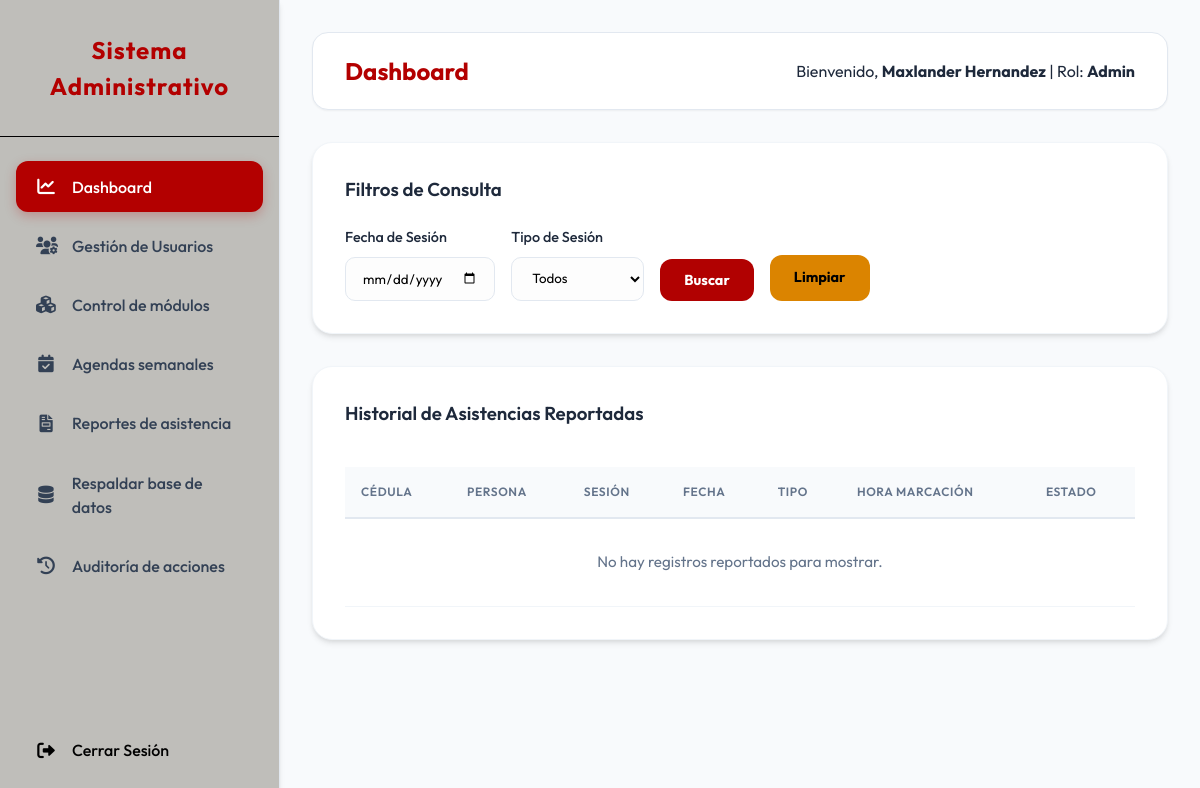
The page /visualizador/dashboard.php (signed in) on the database as committed earlier.
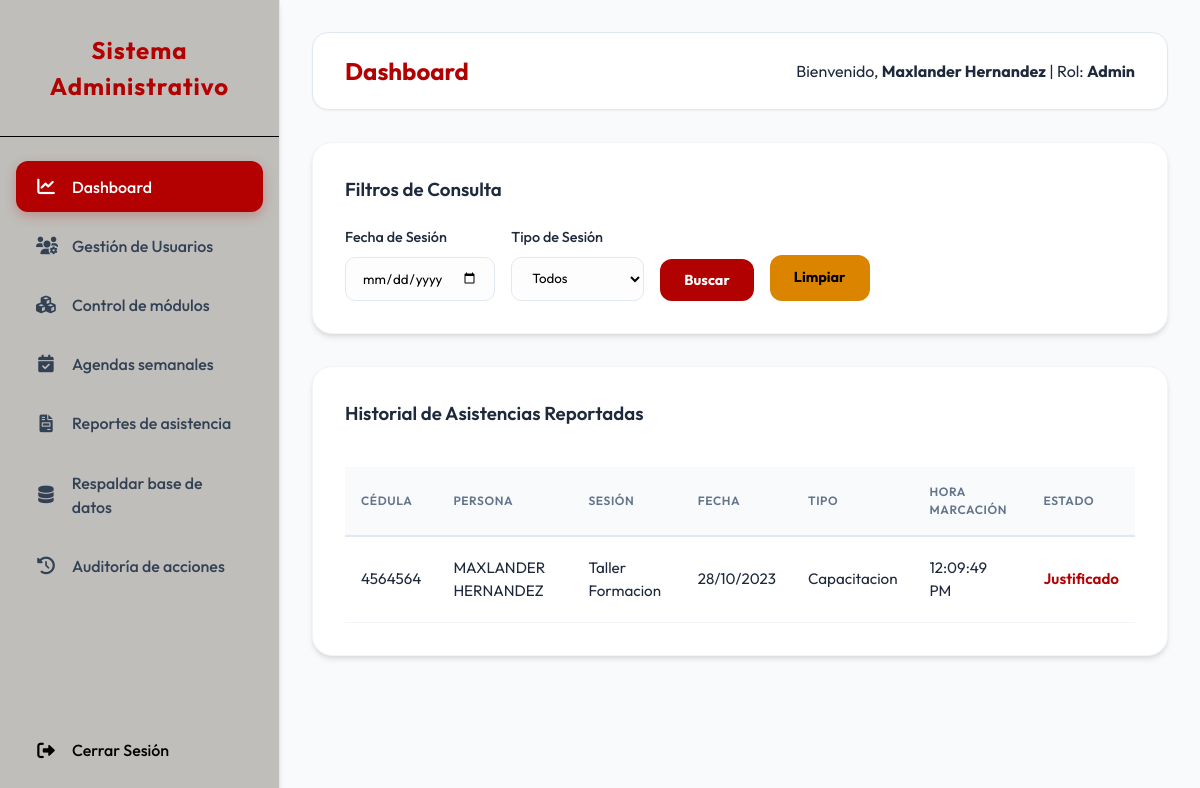
The same page on the database as committed later.
### tables this page shows
CREATE TABLE `registro_asistencia` (
  `ID_REGISTRO` int(11) NOT NULL AUTO_INCREMENT,
  `ID_PERSONAS` int(11) NOT NULL,
  `ID_SESIONES` int(11) NOT NULL,
  `MARCACION` timestamp NOT NULL DEFAULT current_timestamp(),
  `ESTADO` varchar(50) DEFAULT 'Presente',
  `METODO` varchar(50) DEFAULT 'Manual',
  PRIMARY KEY (`ID_REGISTRO`),
  KEY `ID_PERSONAS` (`ID_PERSONAS`),
  KEY `ID_SESIONES` (`ID_SESIONES`),
  CONSTRAINT `registro_asistencia_ibfk_1` FOREIGN KEY (`ID_PERSONAS`) REFERENCES `personas` (`ID_PERSONAS`) ON DELETE CASCADE,
  CONSTRAINT `registro_asistencia_ibfk_2` FOREIGN KEY (`ID_SESIONES`) REFERENCES `sesiones` (`ID_SESION`) ON DELETE CASCADE
);

CREATE TABLE `personas` (
  `ID_PERSONAS` int(11) NOT NULL AUTO_INCREMENT,
  `CEDULAS` varchar(20) NOT NULL,
  `NOMBRES` varchar(100) NOT NULL,
  `APELLIDOS` varchar(100) NOT NULL,
  `ACTIVO` tinyint(1) DEFAULT 1,
  `CREADO_EN` timestamp NOT NULL DEFAULT current_timestamp(),
  PRIMARY KEY (`ID_PERSONAS`),
  UNIQUE KEY `CEDULAS` (`CEDULAS`)
);

CREATE TABLE `sesiones` (
  `ID_SESION` int(11) NOT NULL AUTO_INCREMENT,
  `TITULO` varchar(255) NOT NULL,
  `FECHA` date NOT NULL,
  `HORA_INICIO` time NOT NULL,
  `TIPO` varchar(50) NOT NULL,
  PRIMARY KEY (`ID_SESION`)
);

### visualizador/dashboard.php (the view, shortened to what this page needs)
<?php
require_once __DIR__ . '/../includes/layout_header.php';
require_once __DIR__ . '/../config/database.php';
$fecha = $_GET['fecha'] ?? '';
$query = "SELECT R.*, P.NOMBRES, P.APELLIDOS, P.CEDULAS, S.TITULO, S.FECHA, S.TIPO
          FROM REGISTRO_ASISTENCIA R
          JOIN PERSONAS P ON R.ID_PERSONAS = P.ID_PERSONAS
          JOIN SESIONES S ON R.ID_SESIONES = S.ID_SESION
          WHERE 1=1";
$params = [];
$query .= " ORDER BY R.MARCACION DESC";
$stmt = $pdo->prepare($query);
$stmt->execute($params);
$asistencias = $stmt->fetchAll();
?>
<div class="card">
    <h3>Filtros de Consulta</h3>
    <form method="GET" style="margin-top: 1rem; display: flex; gap: 1rem; align-items: flex-end;">
        <div class="form-group" style="margin-bottom: 0;">
            <label>Fecha de Sesión</label>
            <input type="date" name="fecha" value="<?php echo $fecha; ?>">
        </div>
        <div class="form-group" style="margin-bottom: 0;">
            <label>Tipo de Sesión</label>
            <select name="tipo">
                <option value="">Todos</option>
            </select>
        </div>
        <button type="submit" class="btn btn-primary">Buscar</button>
        <a href="dashboard.php" class="btn btn-secondary";">Limpiar</a>
    </form>
</div>
<div class="card">
    <div style="display: flex; justify-content: space-between; align-items: center; margin-bottom: 1rem;">
        <h3>Historial de Asistencias Reportadas</h3>
    </div>
    <table>
        <thead>
            <tr>
                <th>Cédula</th>
                <th>Persona</th>
                <th>Sesión</th>
                <th>Fecha</th>
                <th>Tipo</th>
                <th>Hora Marcación</th>
                <th>Estado</th>
            </tr>
        </thead>
        <tbody>
            <?php foreach ($asistencias as $a): ?>
            <tr>
                <td><?php echo $a['CEDULAS']; ?></td>
                <td><?php echo $a['NOMBRES'] . ' ' . $a['APELLIDOS']; ?></td>
                <td><?php echo $a['TITULO']; ?></td>
                <td><?php echo date('d/m/Y', strtotime($a['FECHA'])); ?></td>
                <td><?php echo $a['TIPO']; ?></td>
                <td><?php echo date('h:i:s A', strtotime($a['MARCACION'])); ?></td>
                <td><span style="color: var(--primary-color); font-weight: 600;"><?php echo $a['ESTADO']; ?></span></td>
            </tr>
            <?php endforeach; ?>
            <?php if (empty($asistencias)): ?>
            <tr>
                <td colspan="7" style="text-align: center; padding: 2rem; color: var(--text-light);">No hay registros reportados para mostrar.</td>
            </tr>
            <?php endif; ?>
        </tbody>
    </table>
</div>
<?php require_once __DIR__ . '/../includes/layout_footer.php'; ?>

Rows that differ between the two databases and show on the page:
added registro_asistencia: ID_PERSONAS.CEDULAS "4564564", ID_PERSONAS.NOMBRES "MAXLANDER", ID_PERSONAS.APELLIDOS "HERNANDEZ", ID_SESIONES.TITULO "Taller Formacion", ID_SESIONES.FECHA "28/10/2023", ID_SESIONES.TIPO "Capacitacion", MARCACION "12:09:49 PM", ESTADO "Justificado"
Other text that changed with them:
text no longer shown: "No hay registros reportados para mostrar."
